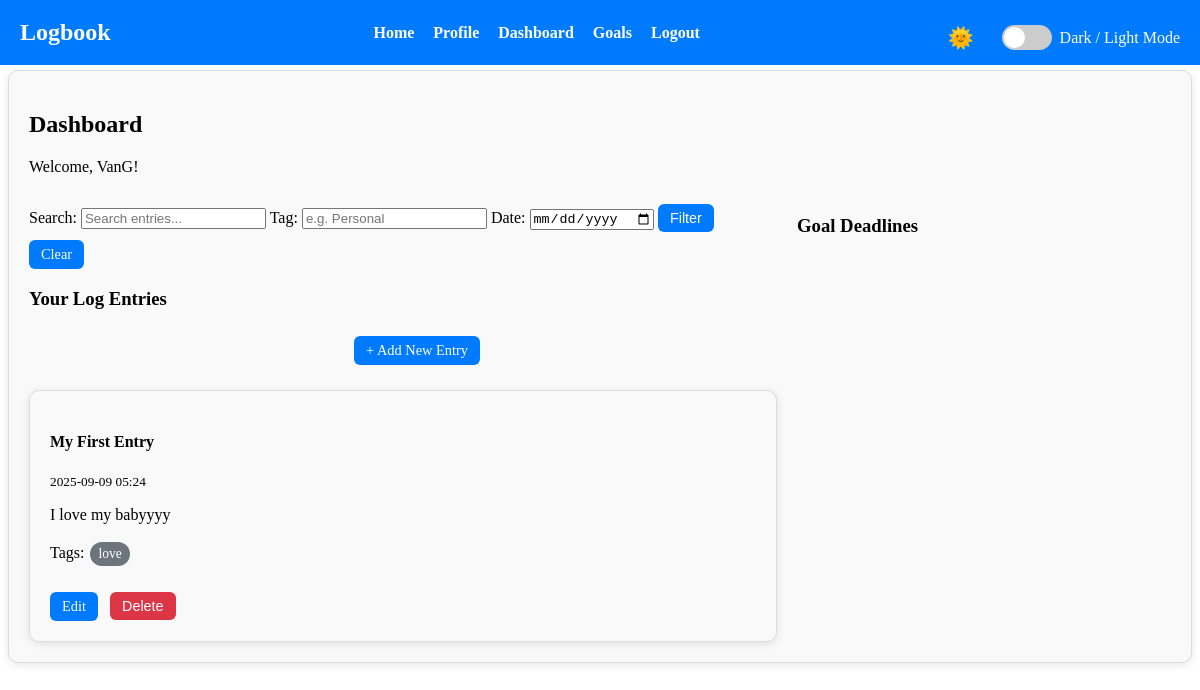
Page /dashboard (signed in) on the earlier database version.
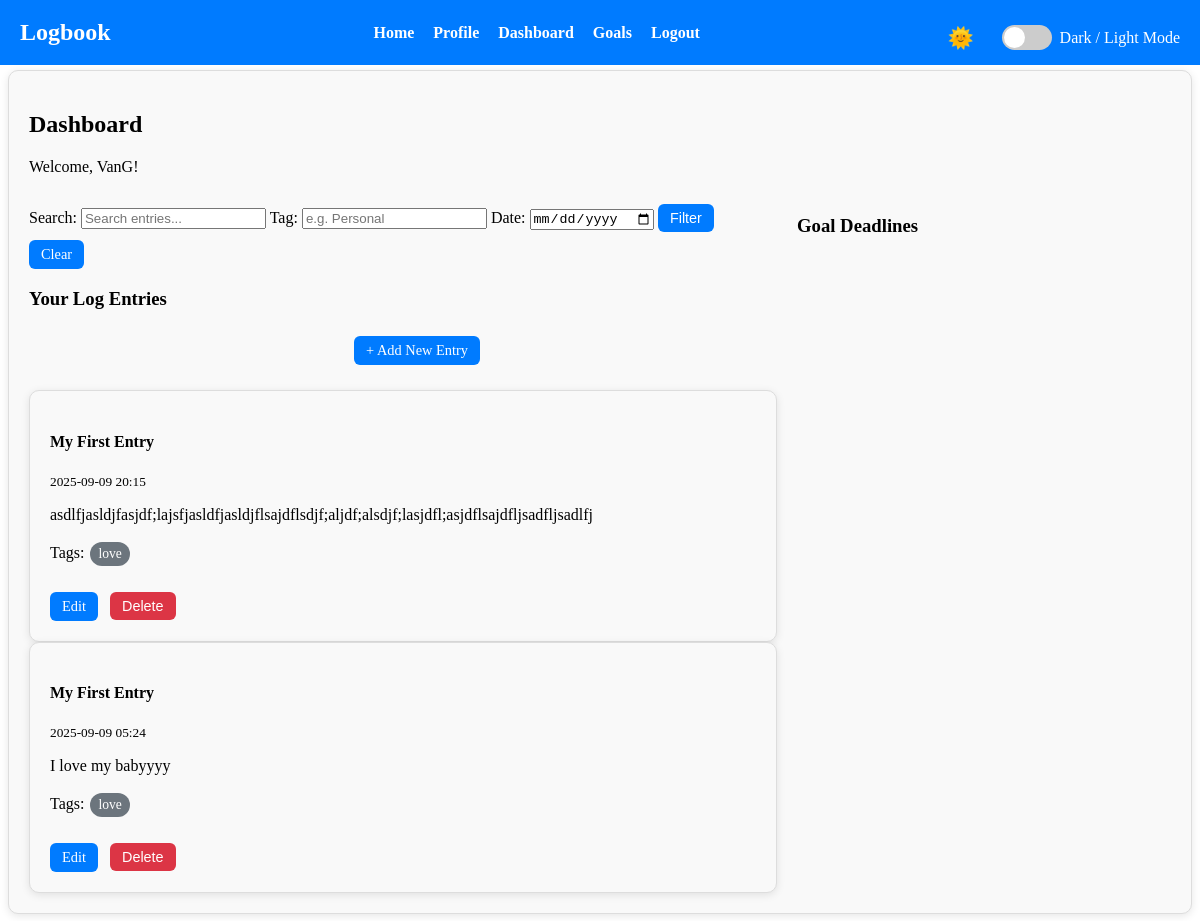
Same page on the later database version.
### app/models.py (models this page shows, shortened)
class Entry(db.Model):
    id = db.Column(db.Integer, primary_key=True)
    title = db.Column(db.String(200), nullable=False)
    content = db.Column(db.Text, nullable=False)
    date_posted = db.Column(db.DateTime, default=datetime.utcnow)
    user_id = db.Column(db.Integer, db.ForeignKey('user.id'), nullable=False)
    tags = db.Column(db.String(100))

### app/routes.py (the view)
@main.route("/dashboard")
@login_required
def dashboard():
    tag = request.args.get('tag')
    date = request.args.get('date')
    search = request.args.get('q')  # <-- new search query
    page = 1  # always load first page for full dashboard
    query = Entry.query.filter_by(user_id=current_user.id)
    if tag:
        query = query.filter(func.lower(Entry.tags).contains(tag.lower()))
    if date:
        query = query.filter(db.func.date(Entry.date_posted) == date)
    if search:
        query = query.filter(
            (Entry.title.ilike(f"%{search}%")) |
            (Entry.content.ilike(f"%{search}%"))
        )
    entries = query.order_by(Entry.date_posted.desc()).paginate(page=page, per_page=5)
    goals = Goal.query.filter_by(user_id=current_user.id).all()
    return render_template("dashboard.html", entries=entries, goals=goals, user=current_user)

### app/__init__.py (called while the page is built)
@login_manager.user_loader
def load_user(user_id):
    from .models import User
    return User.query.get(int(user_id))

### app/templates/dashboard.html (shortened to what this page needs)
{% extends "base.html" %}
{% block content %}
<h2>Dashboard</h2>
<p>Welcome, {{ user.username }}!</p>
<div class="dashboard-columns">
  <div class="dashboard-left">
    <form method="GET" action="{{ url_for('main.dashboard') }}" class="filter-form">
        <label for="q">Search:</label>
        <input type="text" id="q" name="q" placeholder="Search entries..." value="{{ request.args.get('q', '') }}">
        <label for="tag">Tag:</label>
        <input type="text" id="tag" name="tag" placeholder="e.g. Personal" value="{{ request.args.get('tag', '') }}">
        <label for="date">Date:</label>
        <input type="date" id="date" name="date" value="{{ request.args.get('date', '') }}">
        <button type="submit">Filter</button>
        <a href="{{ url_for('main.dashboard') }}" class="btn">Clear</a>
    </form>
    <h3>Your Log Entries</h3>
    <div style="margin-bottom: 25px; margin-left: 325px;">
        <a href="{{ url_for('main.add_entry')}}" class="btn"> + Add New Entry</a>
    </div>
    {% if entries.items %}
        <div id="entries-container" class="entry-list" data-total-pages="{{ entries.pages }}">
            {% include "partials/entries_list.html" %}
        </div>
    {% else %}
        <p>You have no entries yet. </p>
    {% endif %}
  </div>
  <div class="dashboard-right">
    <h3>Goal Deadlines</h3>
  </div>
</div>
<link href="https://cdn.jsdelivr.net/npm/fullcalendar@6.1.11/index.global.min.css" rel="stylesheet">
{% endblock %}

### app/templates/partials/entries_list.html
{% for entry in entries.items %}
    <div class="entry-card">
        <h4>{{ entry.title }}</h4>
        <small>{{ entry.date_posted.strftime("%Y-%m-%d %H:%M") }}</small>
        <p>{{ entry.content }}</p>
        {% if entry.tags %}
            <p class="tags">
                Tags:
                {% for tag in entry.tags.split(',') %}
                    <a href="{{ url_for('main.dashboard', tag=tag.strip()) }}" class="tag-btn">{{ tag.strip() }}</a>
                {% endfor %}
            </p>
        {% endif %}
        <div class="entry-actions">
            <a href="{{ url_for('main.edit_entry', entry_id=entry.id ) }}" class="btn">Edit</a>
            <form action="{{ url_for('main.delete_entry', entry_id=entry.id) }}" method="POST" style="display:inline;">
                <button type="submit" class="btn delete-btn" onclick="return confirm('Are you sure you want to delete this entry?');">Delete</button>
            </form>
        </div>
    </div>
{% endfor %}

Differences in the rows shown:
added Entry: title "My First Entry", date_posted "2025-09-09 20:15", content "asdlfjasldjfasjdf;lajsfjasldfjasldjflsajdflsdjf;aljdf;alsdjf;lasjdfl;asjdflsajdfljsadfljsadlfj", strip "love"
